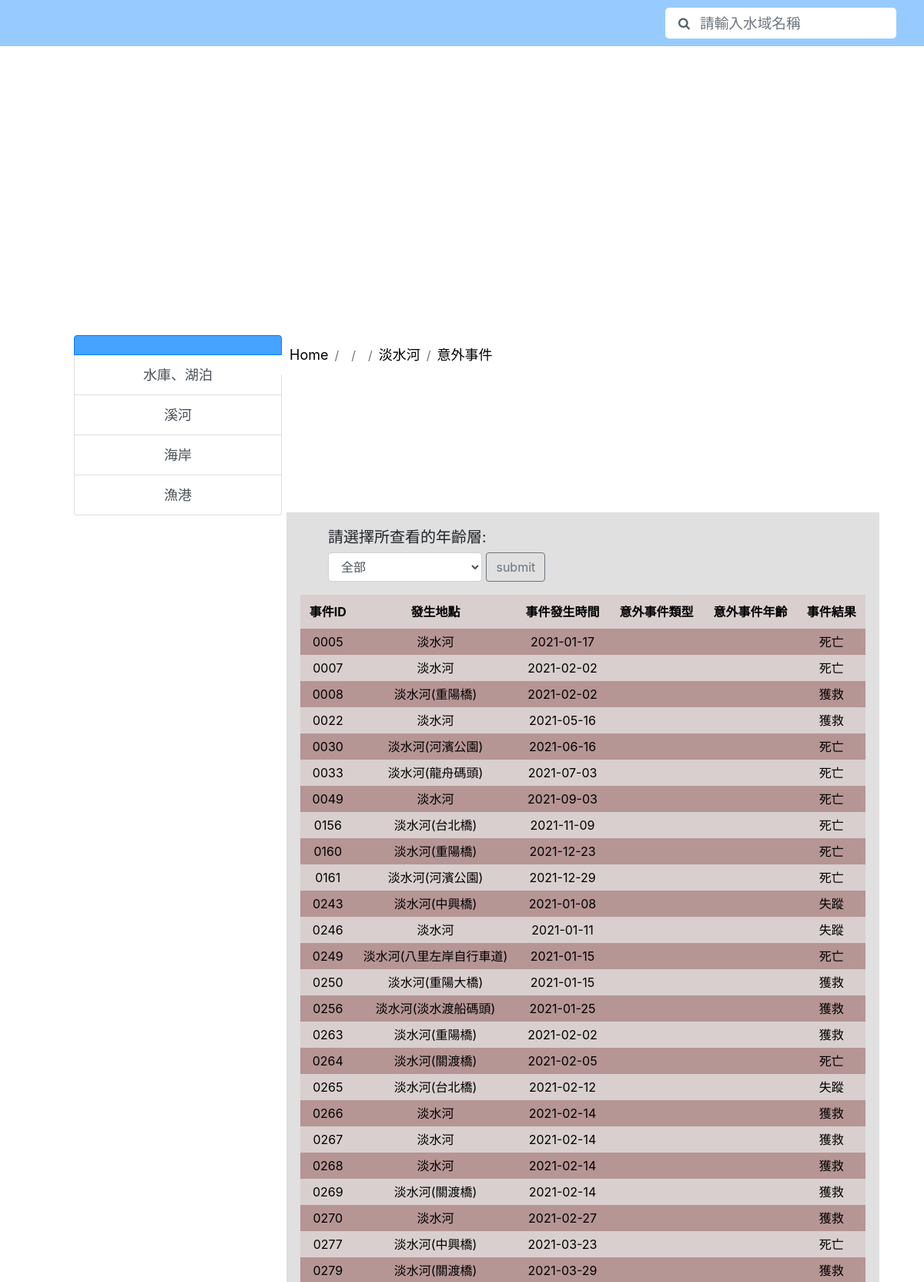
The app's page /waterweb2.0/accident.php?location=淡水河 (upper part) with its own data.
### waterweb2.0/pdo.php (called while the page is built, shortened)
<?php
	class mypdo extends PDO{
		function bindQuery($sql, array $bind = []){
			$this->_stmt = $this->prepare($sql);
			$this->_stmt->execute();
			return $this->_stmt->fetchAll(PDO::FETCH_ASSOC);
		}
	}
?>

### waterweb2.0/accident.php (the view, shortened to what this page needs)
<?php
    require("pdo.php");
    $pdo = new mypdo();
    $table = "";
    $table.= "<br /><br /><br /><table>";
    $watertype=$_GET["type"];
    $area=$_GET["area"];
    $location=$_GET["location"];
    $locationPer=$location.'%';
    $changeagebutton=
    '<form method="post" action="">
        <select name="agelist" class="form-control" style="width:200px;">';
    $changeagebutton.='<option value="全部">全部</option>';
    $changeagebutton.=
    '</select><input type="submit" value="submit" class="btn btn-outline-secondary" style="position:absolute ;left:100%;top:45%"">
    </form>';
    if(isset($_POST["agelist"]))
    {
        $agelist=@$_POST["agelist"];
        if($agelist!="全部")
        {
            $sql = "SELECT `事件ID`,`發生地點`,`事件發生時間`,`意外事件類型`,`意外事件年齡`,`事件結果`
            FROM (`意外事件` LEFT JOIN `意外事件年齡` ON `意外事件`.`年齡層`=`意外事件年齡`.`ID`)
            LEFT JOIN `意外事件類型` ON `意外事件`.`事件類型`=`意外事件類型`.`ID`
            WHERE `發生地點` LIKE '$locationPer' AND `年齡層`='$agelist';";
        }
        else
        {
            $sql = "SELECT `事件ID`,`發生地點`,`事件發生時間`,`意外事件類型`,`意外事件年齡`,`事件結果`
            FROM (`意外事件` LEFT JOIN `意外事件年齡` ON `意外事件`.`年齡層`=`意外事件年齡`.`ID`)
            LEFT JOIN `意外事件類型` ON `意外事件`.`事件類型`=`意外事件類型`.`ID`
            WHERE `發生地點` LIKE '$locationPer';";
        }
        $rows = $pdo->bindQuery($sql);
        if(!$rows)
        {
            $table="<br /><br /><br /><h4>No Data</h4>";
        }
        else
        {
            $table.="<tr>";
            $attributes=array_keys($rows[0]);
            foreach($attributes as $attribute)
            {
                $table.="<th>".$attribute."</th>";
            }
            $table.="</tr>";
            foreach($rows as $row)
            {
                $table .="<tr>";
                foreach($row as $key => $value)
                {
                    if($key=="事件ID")
                    {
                        $table .= "<td>".$value."</td>";
                    }
                    if($key=="發生地點")
                    {
                        $table .= "<td>".$value."</td>";
                    }
                    if($key=="事件發生時間")
                    {
                        $table .= "<td>".$value."</td>";
                    }
                    if($key=="意外事件類型")
                    {
                        $table .= "<td>".$value."</td>";
                    }
                    if($key=="意外事件年齡")
                    {
                        $table .= "<td>".$value."</td>";
                    }
                    if($key=="事件結果")
                    {
                        $table .= "<td>".$value."</td>";
                    }
                }
                $table .="</tr>";
            }
            $table .= "</table>";
        }
    }
    else
    {
        $sql = "SELECT `事件ID`,`發生地點`,`事件發生時間`,`意外事件類型`,`意外事件年齡`,`事件結果`
        FROM (`意外事件` LEFT JOIN `意外事件年齡` ON `意外事件`.`年齡層`=`意外事件年齡`.`ID`)
        LEFT JOIN `意外事件類型` ON `意外事件`.`事件類型`=`意外事件類型`.`ID`
        WHERE `發生地點` LIKE '$locationPer';";
        $rows = $pdo->bindQuery($sql);
        if(!$rows)
        {
            $table="<br /><br /><br /><h4>No Data</h4>";
        }
        else
        {
            $table.="<tr>";
            $attributes=array_keys($rows[0]);
            foreach($attributes as $attribute)
            {
                $table.="<th>".$attribute."</th>";
            }
            $table.="</tr>";
            foreach($rows as $row)
            {
                $table .="<tr>";
                foreach($row as $key => $value)
                {
                    if($key=="事件ID")
                    {
                        $table .= "<td>".$value."</td>";
                    }
                    if($key=="發生地點")
                    {
                        $table .= "<td>".$value."</td>";
                    }
                    if($key=="事件發生時間")
                    {
                        $table .= "<td>".$value."</td>";
                    }
                    if($key=="意外事件類型")
                    {
                        $table .= "<td>".$value."</td>";
                    }
                    if($key=="意外事件年齡")
                    {
                        $table .= "<td>".$value."</td>";
                    }
                    if($key=="事件結果")
                    {
                        $table .= "<td>".$value."</td>";
                    }
                }
                $table .="</tr>";
            }
            $table .= "</table>";
        }
    }
?>
<!DOCTYPE html>
<html>
    <head>
        <link rel="stylesheet" href="https://cdn.jsdelivr.net/npm/bootstrap@4.3.1/dist/css/bootstrap.min.css">
        <link rel="stylesheet" href="accident.css">
        <link href="//maxcdn.bootstrapcdn.com/font-awesome/4.1.0/css/font-awesome.min.css" rel="stylesheet">
        <link rel="stylesheet" href="search.css">
    </head>
    <body>
        <nav class="navbar navbar-light" style="background-color: #97CBFF;height: 60px">
            <div class="search-bar">
	    <form class="form-inline" onsubmit="return false" style="position: absolute;right: 3%;">
                <span class="icon"><i class="fa fa-search"></i></span>
                <input class="form-control mr-sm-2"  type="search" placeholder="請輸入水域名稱" aria-label="Search" name="search-text" id="search-text"/>
            </form>
	    </div>
        </nav>
        <div class="list-group" style="width:270px ;font-size:large;text-align:center;position:absolute;left:8%;top:17%">
            <li class="list-group-item list-group-item-action active" style="background-color: #46A3FF;"><?php echo $area ?></li>
            <a href="type.php?area=<?=$area?>&type=水庫湖泊" class="list-group-item list-group-item-action">水庫、湖泊</a>
            <a href="type.php?area=<?=$area?>&type=溪河" class="list-group-item list-group-item-action">溪河</a>
            <a href="type.php?area=<?=$area?>&type=海岸" class="list-group-item list-group-item-action">海岸</a>
            <a href="type.php?area=<?=$area?>&type=漁港" class="list-group-item list-group-item-action">漁港</a>
        </div>
        <div style="position:absolute;left:30%;top:17%">
            <nav aria-label="breadcrumb">
                <ol class="breadcrumb" style="background-color:white;">
                    <li class="breadcrumb-item"><a href="Home.php" style="color:black;font-size:large">Home</a></li>
                    <li class="breadcrumb-item"><a href="water.php?area=<?=$area?>" style="color:black;font-size:large"><?php echo $area ?></a></li>
                    <li class="breadcrumb-item"><a href="type.php?area=<?=$area?>&type=<?=$watertype?>" style="color:black;font-size:large"><?php echo $watertype?></a></li>
                    <li class="breadcrumb-item"><a href="location.php?area=<?=$area?>&type=<?=$watertype?>&location=<?=$location?>" style="color:black;font-size:large"><?php echo $location?></a></li>
                    <li class="breadcrumb-item"><a href="accident.php?area=<?=$area?>&type=<?=$watertype?>&location=<?=$location?>&age=全部" style="color:black;font-size:large">意外事件</a></li>
                </ol>
            </nav>
        </div>
        <div style="background-color:#E0E0E0;width:770px;height:auto;position:absolute;top:26%;left:31%;">
            <div style="margin:35px 18px;">
                <div style="position:absolute; top:20px;;left:7%">
                    <h5 style="font-family:DFKai-sb;">請選擇所查看的年齡層:</h5>
                    <?php
                        echo $changeagebutton;
                    ?>
                </div>
                <?php
                    echo $table
                ?>
            </div>
        </div>
    </body>
</html>

### waterweb2.0/accident.css (style rules this page uses)
table { border-spacing: 0; width: 100%; }
tr { text-align: center; background-color: #b69595; color: black; }
td { padding: 5px; }
th { padding: 10px; }
table tbody tr:nth-child(odd) { background-color: #d9cfcf; color: black; }

### waterweb2.0/search.css (style rules this page uses)
.form-inline input#search-text { position: absolute; width: 100%; height: 40px; border: none; font-size: 14pt; float: left; padding-left: 45px; -webkit-border-radius: 5px; -moz-border-radius: 5px; border-radius: 5px; }
.form-inline .icon { position: absolute; margin-left: 17px; z-index: 1; color: #4f5b66fb; }
.form-inline { width: 300px; white-space: nowrap; position: relative; }

### records on screen
意外事件: 事件ID "0005", 發生地點 "淡水河", 事件發生時間 "2021-01-17", 事件結果 "死亡"
意外事件: 事件ID "0007", 發生地點 "淡水河", 事件發生時間 "2021-02-02", 事件結果 "死亡"
意外事件: 事件ID "0008", 發生地點 "淡水河(重陽橋)", 事件發生時間 "2021-02-02", 事件結果 "獲救"
意外事件: 事件ID "0022", 發生地點 "淡水河", 事件發生時間 "2021-05-16", 事件結果 "獲救"
意外事件: 事件ID "0030", 發生地點 "淡水河(河濱公園)", 事件發生時間 "2021-06-16", 事件結果 "死亡"
意外事件: 事件ID "0033", 發生地點 "淡水河(龍舟碼頭)", 事件發生時間 "2021-07-03", 事件結果 "死亡"
意外事件: 事件ID "0049", 發生地點 "淡水河", 事件發生時間 "2021-09-03", 事件結果 "死亡"
意外事件: 事件ID "0156", 發生地點 "淡水河(台北橋)", 事件發生時間 "2021-11-09", 事件結果 "死亡"
意外事件: 事件ID "0160", 發生地點 "淡水河(重陽橋)", 事件發生時間 "2021-12-23", 事件結果 "死亡"
意外事件: 事件ID "0161", 發生地點 "淡水河(河濱公園)", 事件發生時間 "2021-12-29", 事件結果 "死亡"
意外事件: 事件ID "0243", 發生地點 "淡水河(中興橋)", 事件發生時間 "2021-01-08", 事件結果 "失蹤"
意外事件: 事件ID "0246", 發生地點 "淡水河", 事件發生時間 "2021-01-11", 事件結果 "失蹤"
意外事件: 事件ID "0249", 發生地點 "淡水河(八里左岸自行車道)", 事件發生時間 "2021-01-15", 事件結果 "死亡"
意外事件: 事件ID "0250", 發生地點 "淡水河(重陽大橋)", 事件發生時間 "2021-01-15", 事件結果 "獲救"
意外事件: 事件ID "0256", 發生地點 "淡水河(淡水渡船碼頭)", 事件發生時間 "2021-01-25", 事件結果 "獲救"
意外事件: 事件ID "0263", 發生地點 "淡水河(重陽橋)", 事件發生時間 "2021-02-02", 事件結果 "獲救"
意外事件: 事件ID "0264", 發生地點 "淡水河(關渡橋)", 事件發生時間 "2021-02-05", 事件結果 "死亡"
意外事件: 事件ID "0265", 發生地點 "淡水河(台北橋)", 事件發生時間 "2021-02-12", 事件結果 "失蹤"
意外事件: 事件ID "0266", 發生地點 "淡水河", 事件發生時間 "2021-02-14", 事件結果 "獲救"
意外事件: 事件ID "0267", 發生地點 "淡水河", 事件發生時間 "2021-02-14", 事件結果 "獲救"
意外事件: 事件ID "0268", 發生地點 "淡水河", 事件發生時間 "2021-02-14", 事件結果 "獲救"
意外事件: 事件ID "0269", 發生地點 "淡水河(關渡橋)", 事件發生時間 "2021-02-14", 事件結果 "獲救"
意外事件: 事件ID "0270", 發生地點 "淡水河", 事件發生時間 "2021-02-27", 事件結果 "獲救"
意外事件: 事件ID "0277", 發生地點 "淡水河(中興橋)", 事件發生時間 "2021-03-23", 事件結果 "死亡"
意外事件: 事件ID "0279", 發生地點 "淡水河(關渡橋)", 事件發生時間 "2021-03-29", 事件結果 "獲救"

### other values on screen
$location "淡水河"
$attribute "事件ID"
$attribute "發生地點"
$attribute "事件發生時間"
$attribute "意外事件類型"
$attribute "意外事件年齡"
$attribute "事件結果"
